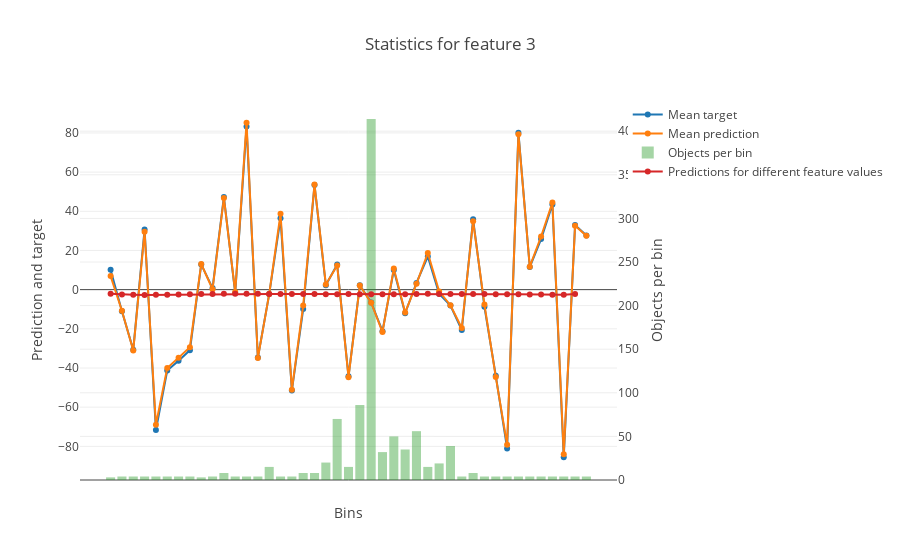

Notebook source saved alongside this figure:
### Markdown cell above
#### Float feature

### Code cell
feature_num = 'Column_3'
res = model.get_binarized_statistics(X, y, feature_num, plot=True)

### Figure 1 — Plotly figure (JSON) as saved in the notebook; plotly's stock layout.template omitted (floating-point values rounded to 4 significant figures)
{"data": [{"mode": "lines+markers", "name": "Mean target", "type": "scatter", "uid": "889f6d7d-2575-444f-bee6-b7910cd874e2", "xaxis": "x", "y": [10.15, -11.0, -30.69, 30.73, -71.64, -41.27, -36.34, -30.91, 12.86, 0.7878, 47.31, -1.733, 83.27, -34.69, -2.254, 36.4, -51.52, -9.922, 53.4, 2.248, 12.83, -44.27, 2.195, -6.501, -21.22, 10.07, -12.06, 3.435, 16.9, -2.063, -8.109, -20.59, 35.93, -8.762, -43.92, -81.06, 80.15, 11.56, 25.81, 43.47, -85.57, 33.0, 27.6], "yaxis": "y"}, {"mode": "lines+markers", "name": "Mean prediction", "type": "scatter", "uid": "55f322a8-5f0d-4785-833f-0cd862ab0300", "xaxis": "x", "y": [6.924, -10.78, -31.02, 29.52, -68.98, -39.96, -34.71, -29.36, 13.1, 0.2106, 46.75, -1.267, 85.2, -34.93, -2.278, 38.71, -51.16, -8.126, 53.66, 2.662, 12.36, -44.7, 2.09, -6.687, -21.64, 10.82, -11.69, 2.968, 18.67, -0.8896, -7.946, -19.58, 34.96, -7.644, -44.54, -79.12, 79.38, 11.71, 27.13, 44.45, -84.05, 32.6, 27.57], "yaxis": "y"}, {"marker": {"color": "rgba(30, 150, 30, 0.4)"}, "name": "Objects per bin", "type": "bar", "uid": "945df64b-9e00-493b-9cd7-8748ccc42dff", "width": 0.8, "xaxis": "x", "y": [3, 4, 4, 4, 4, 4, 4, 4, 3, 4, 8, 4, 4, 4, 15, 4, 4, 8, 8, 20, 70, 15, 86, 414, 32, 50, 35, 56, 15, 19, 39, 4, 8, 4, 4, 4, 4, 4, 4, 4, 4, 4, 4], "yaxis": "y2"}, {"mode": "lines+markers", "name": "Predictions for different feature values", "type": "scatter", "uid": "7f872a8a-ffa0-4cb9-9969-5bf5fca4a499", "xaxis": "x", "y": [-2.097, -2.49, -2.604, -2.736, -2.665, -2.546, -2.462, -2.289, -2.251, -2.162, -2.113, -2.102, -2.101, -2.107, -2.169, -2.278, -2.261, -2.235, -2.234, -2.314, -2.292, -2.288, -2.398, -2.404, -2.355, -2.376, -2.364, -2.273, -2.147, -2.228, -2.246, -2.22, -2.21, -2.259, -2.311, -2.341, -2.357, -2.439, -2.525, -2.634, -2.612, -2.183], "yaxis": "y"}], "layout": {"title": {"text": "Statistics for feature 3"}, "xaxis": {"showticklabels": false, "tickmode": "array", "ticktext": ["-2.837142", "-2.522985", "-2.4203768", "-2.2952766", "-2.2447534", "-2.147972", "-2.1096287", "-2.0227795", "-1.976039", "-1.9354432", "-1.8385508", "-1.8208828", "-1.7508978", "-1.7141366", "-1.5493681", "-1.5123208", "-1.5035596", "-1.4659126", "-1.4035776", "-1.2846247", "-0.96024287", "-0.8741363", "-0.58687675", "0.5600035", "0.65214497", "0.8252767", "0.9231467", "1.132965", "1.1894007", "1.2987499", "1.5949625", "1.6469944", "1.7390494", "1.807759", "1.8619087", "1.902586", "1.9868317", "2.0363264", "2.1274838", "2.3248308", "2.4906163", "2.572929"], "tickvals": [0, 1, 2, 3, 4, 5, 6, 7, 8, 9, 10, 11, 12, 13, 14, 15, 16, 17, 18, 19, 20, 21, 22, 23, 24, 25, 26, 27, 28, 29, 30, 31, 32, 33, 34, 35, 36, 37, 38, 39, 40, 41], "title": {"text": "Bins"}}, "yaxis": {"overlaying": "y2", "side": "left", "title": {"text": "Prediction and target"}}, "yaxis2": {"position": 1, "side": "right", "title": {"text": "Objects per bin"}}}}
